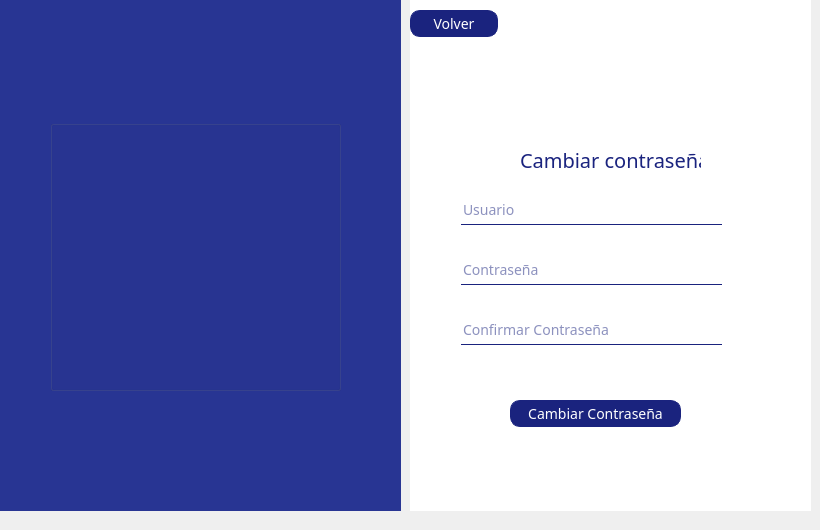
    <widget class="QWidget" name="OlvidarContra">
     <widget class="QGroupBox" name="groupBox_10">
      <property name="geometry">
       <rect>
        <x>410</x>
        <y>0</y>
        <width>401</width>
        <height>511</height>
       </rect>
      </property>
      <property name="styleSheet">
       <string notr="true">*{
background-color: transparent;
border: none;
font-family: rubik;
}


QGroupBox{
background-color:white;
border: none;

}

QLineEdit{
color: #1a237e;
border-bottom: 1px solid #1a237e;
border-color: #1a237e;
font-size:14px;
}

QLabel{
color:#1a237e;
background-color: transparent;
font-size:14px

}

QPushButton{
color: white;
background-color: #1a237e;
font-size:14px;
border: 1px solid #1a237e;
border-radius: 10px; 
padding: 2px 4px;
}


</string>
      </property>
      <property name="title">
       <string/>
      </property>
      <widget class="QLabel" name="label_10">
       <property name="geometry">
        <rect>
         <x>110</x>
         <y>150</y>
         <width>181</width>
         <height>19</height>
        </rect>
       </property>
       <property name="styleSheet">
        <string notr="true"> font-size: 20px;


</string>
       </property>
       <property name="text">
        <string>Cambiar contraseña</string>
       </property>
      </widget>
      <widget class="QPushButton" name="cambiarC">
       <property name="geometry">
        <rect>
         <x>100</x>
         <y>400</y>
         <width>171</width>
         <height>27</height>
        </rect>
       </property>
       <property name="styleSheet">
        <string notr="true"/>
       </property>
       <property name="text">
        <string>Cambiar Contraseña</string>
       </property>
      </widget>
      <widget class="QLineEdit" name="user">
       <property name="geometry">
        <rect>
         <x>51</x>
         <y>196</y>
         <width>261</width>
         <height>29</height>
        </rect>
       </property>
       <property name="styleSheet">
        <string notr="true"/>
       </property>
       <property name="placeholderText">
        <string>Usuario</string>
       </property>
      </widget>
      <widget class="QLineEdit" name="CPass">
       <property name="geometry">
        <rect>
         <x>51</x>
         <y>256</y>
         <width>261</width>
         <height>29</height>
        </rect>
       </property>
       <property name="styleSheet">
        <string notr="true"/>
       </property>
       <property name="echoMode">
        <enum>QLineEdit::Password</enum>
       </property>
       <property name="placeholderText">
        <string>Contraseña</string>
       </property>
      </widget>
      <widget class="QLineEdit" name="CPass2">
       <property name="geometry">
        <rect>
         <x>51</x>
         <y>316</y>
         <width>261</width>
         <height>29</height>
        </rect>
       </property>
       <property name="styleSheet">
        <string notr="true"/>
       </property>
       <property name="echoMode">
        <enum>QLineEdit::Password</enum>
       </property>
       <property name="placeholderText">
        <string>Confirmar Contraseña</string>
       </property>
      </widget>
      <widget class="QLabel" name="label_CamPass">
       <property name="geometry">
        <rect>
         <x>120</x>
         <y>20</y>
         <width>141</width>
         <height>121</height>
        </rect>
       </property>
       <property name="styleSheet">
        <string notr="true">background-color: transparent;
border-image: url(C:/Users/ailes/Desktop/Estacionamiento/Imagenes/user.png);</string>
       </property>
       <property name="text">
        <string/>
       </property>
      </widget>
      <widget class="QPushButton" name="regresar_3">
       <property name="geometry">
        <rect>
         <x>0</x>
         <y>10</y>
         <width>88</width>
         <height>27</height>
        </rect>
       </property>
       <property name="styleSheet">
        <string notr="true"/>
       </property>
       <property name="text">
        <string>Volver</string>
       </property>
      </widget>
     </widget>
     <widget class="QLabel" name="label_Registro_3">
      <property name="geometry">
       <rect>
        <x>0</x>
        <y>-10</y>
        <width>401</width>
        <height>521</height>
       </rect>
      </property>
      <property name="styleSheet">
       <string notr="true">background-color: rgb(40, 53, 147);</string>
      </property>
      <property name="text">
       <string/>
      </property>
     </widget>
     <widget class="QGroupBox" name="groupBox_20">
      <property name="geometry">
       <rect>
        <x>50</x>
        <y>120</y>
        <width>291</width>
        <height>271</height>
       </rect>
      </property>
      <property name="styleSheet">
       <string notr="true">border-image: url(:/Imagenes/login.png);
background-color:transparent;</string>
      </property>
      <property name="title">
       <string/>
      </property>
     </widget>
    </widget>
